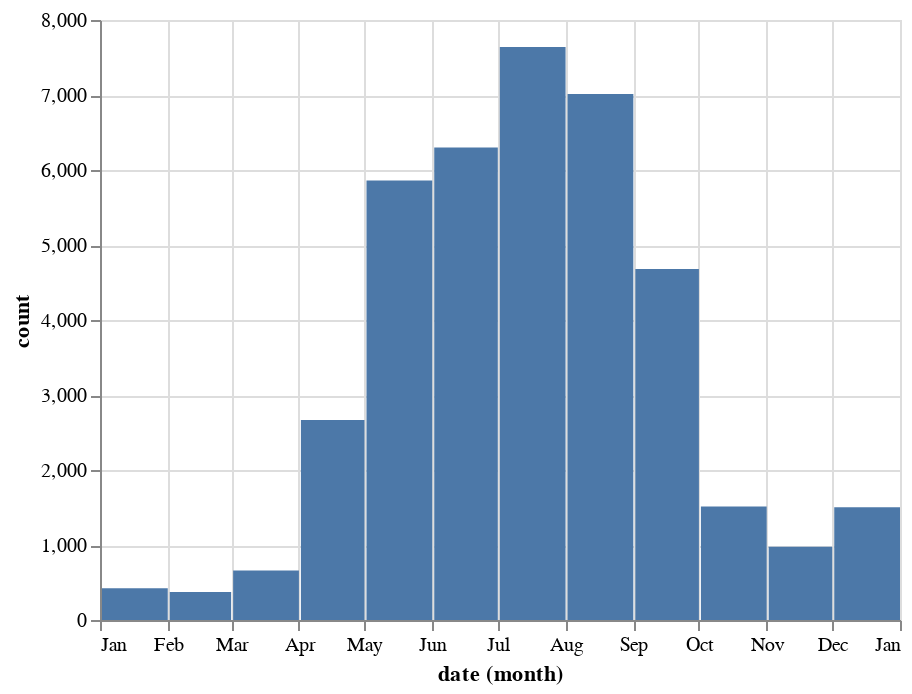

Notebook code for this chart:
### Markdown cell above
### Observations per month

### Code cell
observations_by_month = get_observation_histogram(
    place_id=PLACE_ID,
    interval='month',
    d1='2020-01-02',
    d2='2020-12-31',
    verifiable=True,
)
observations_by_month = pd.DataFrame([
    {'metric': 'Observations', 'date': k, 'count': v}
    for k, v in observations_by_month.items()
])
Image('images/observations_by_month.png')
alt.Chart(observations_by_month).mark_bar().encode(x='month(date):T', y='count:Q')

### Figure 1 — Vega-Lite specification as saved in the notebook (floating-point values rounded to 4 significant figures)
{"config": {"view": {"continuousWidth": 400, "continuousHeight": 300}}, "data": {"name": "data-58c6a7131dcf97a32a0bd0d712fc071d"}, "mark": "bar", "encoding": {"x": {"type": "temporal", "field": "date", "timeUnit": "month"}, "y": {"type": "quantitative", "field": "count"}}, "$schema": "https://vega.github.io/schema/vega-lite/v4.8.1.json", "datasets": {"data-58c6a7131dcf97a32a0bd0d712fc071d": [{"metric": "Observations", "date": "2020-01-01T00:00:00", "count": 423}, {"metric": "Observations", "date": "2020-02-01T00:00:00", "count": 375}, {"metric": "Observations", "date": "2020-03-01T00:00:00", "count": 661}, {"metric": "Observations", "date": "2020-04-01T00:00:00", "count": 2667}, {"metric": "Observations", "date": "2020-05-01T00:00:00", "count": 5859}, {"metric": "Observations", "date": "2020-06-01T00:00:00", "count": 6299}, {"metric": "Observations", "date": "2020-07-01T00:00:00", "count": 7640}, {"metric": "Observations", "date": "2020-08-01T00:00:00", "count": 7013}, {"metric": "Observations", "date": "2020-09-01T00:00:00", "count": 4681}, {"metric": "Observations", "date": "2020-10-01T00:00:00", "count": 1513}, {"metric": "Observations", "date": "2020-11-01T00:00:00", "count": 977}, {"metric": "Observations", "date": "2020-12-01T00:00:00", "count": 1505}]}}
